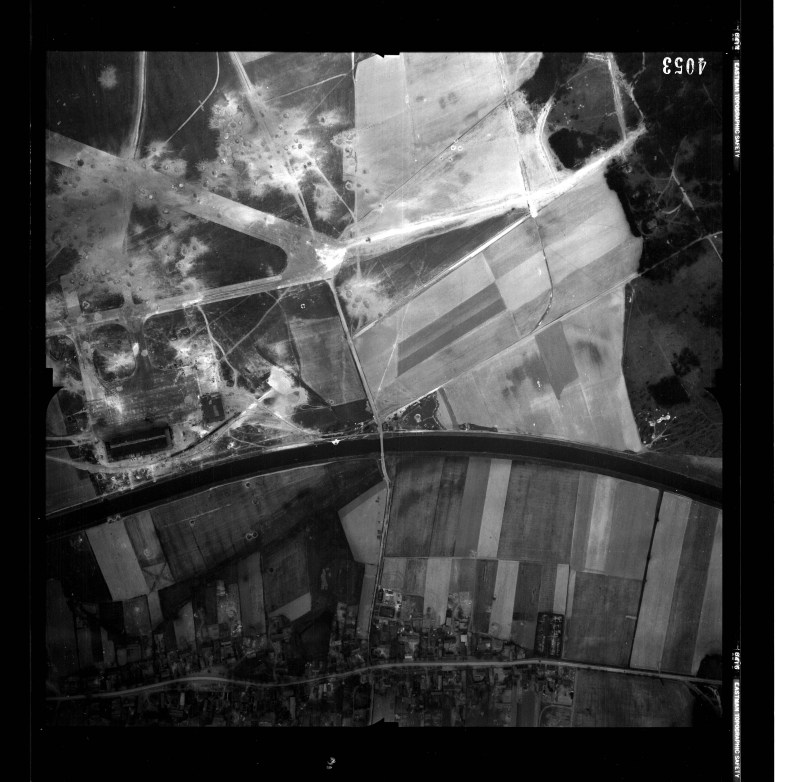
#> input picture app/f4053.jpg, 4000 x 3907 px (shown at 1/5 size)
$ python -i ref53.py   (imports and definitions only)   (older library calls are emulated)
#> lines starting #> are read from the running program, lines starting #| are printed output that depends on the picture
#> further down, picture is the input picture: shape (3907, 4000); min 0, max 255, mean 70.8
import numpy as np, cv2, json
# [1 line not run here, left out]
# [1 line that did not run here, left out]
pt=lambda Hm,P: cv2.perspectiveTransform(np.float32(P)[None],Hm)[0]
# [1 line that did not run here, left out]
# [1 line that did not run here, left out]
cl=cv2.createCLAHE(2.0,(16,16))
def prep(im):
  im=cl.apply(im); g=cv2.GaussianBlur(im,(0,0),1.5)
#> after `im = cl.apply(im)`:
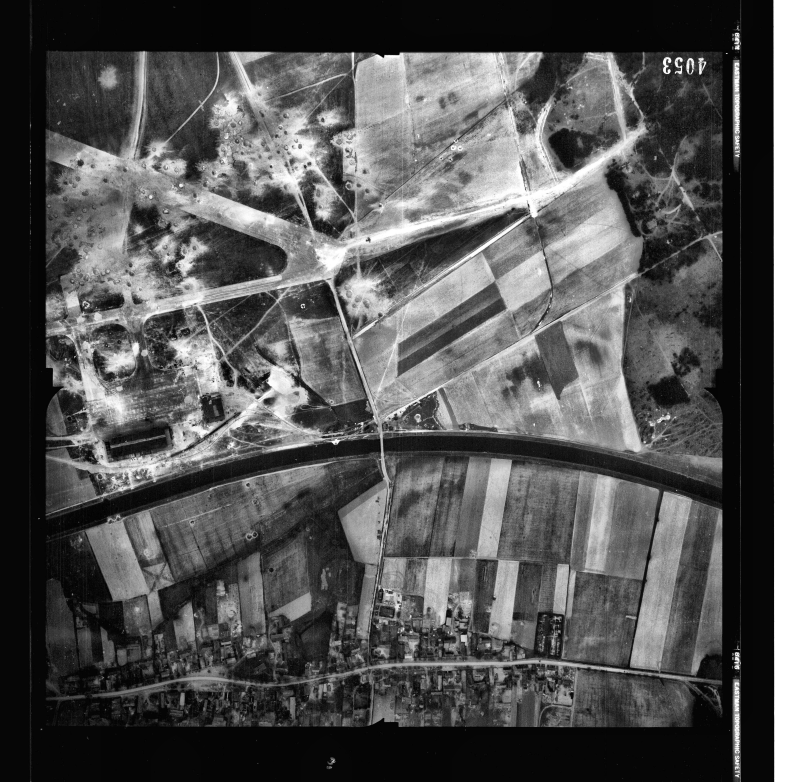
#> im: shape (3907, 4000) (shown at 1/5 size); min 0, max 255, mean 85.2
  gx=cv2.Sobel(g,cv2.CV_32F,1,0); gy=cv2.Sobel(g,cv2.CV_32F,0,1)
#> after `gx = cv2.Sobel(g, cv2.CV_32F, 1, 0)`:
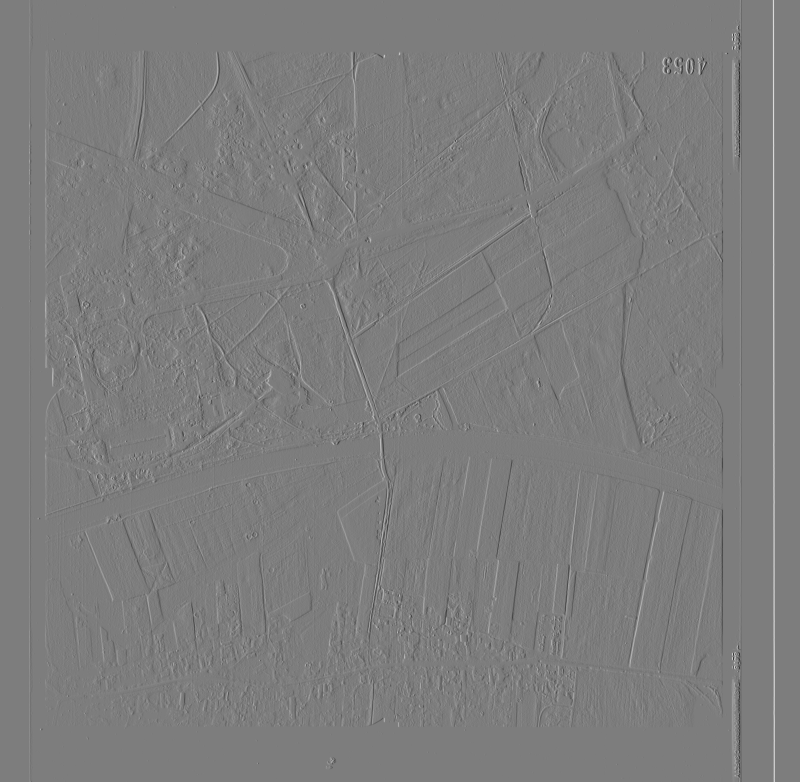
#> gx: shape (3907, 4000) float32 (shown at 1/5 size); min -466, max 482, mean 0.5; drawn with min black and max white
  return cv2.GaussianBlur(np.sqrt(gx*gx+gy*gy),(0,0),1.0)
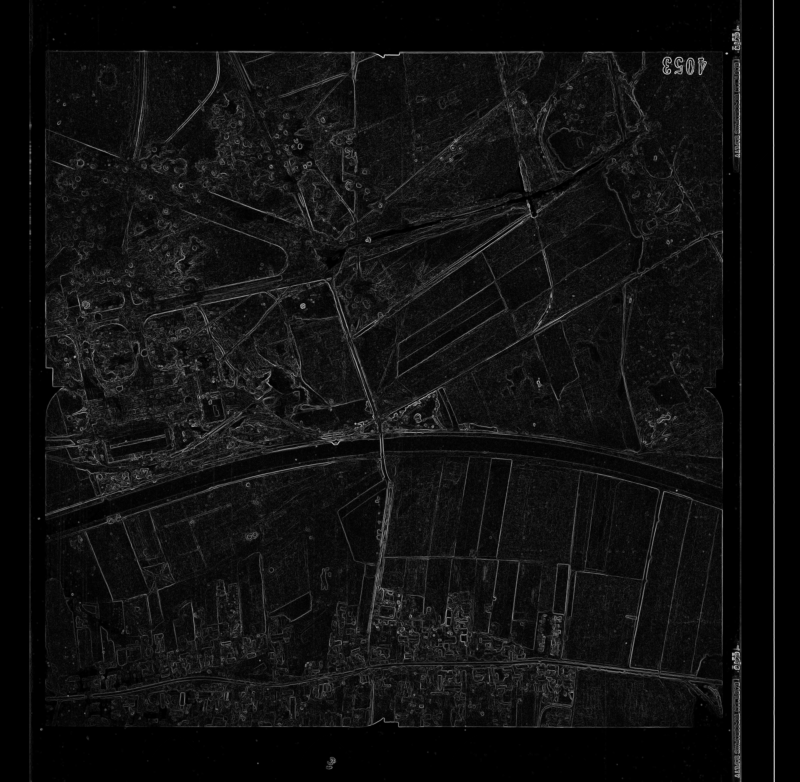
#> returned value: shape (3907, 4000) float32 (shown at 1/5 size); min 0, max 412.9, mean 26.6; drawn with min black and max white
# [1 line that did not run here, left out]
# [1 line that did not run here, left out]
rng=np.random.default_rng(0)
# [22 lines not run here, left out]

>>> import cv2
>>> picture = cv2.imread('../app/f4053.jpg', cv2.IMREAD_GRAYSCALE)
>>> result = prep(picture)

$ run again, on app/f3054.jpg
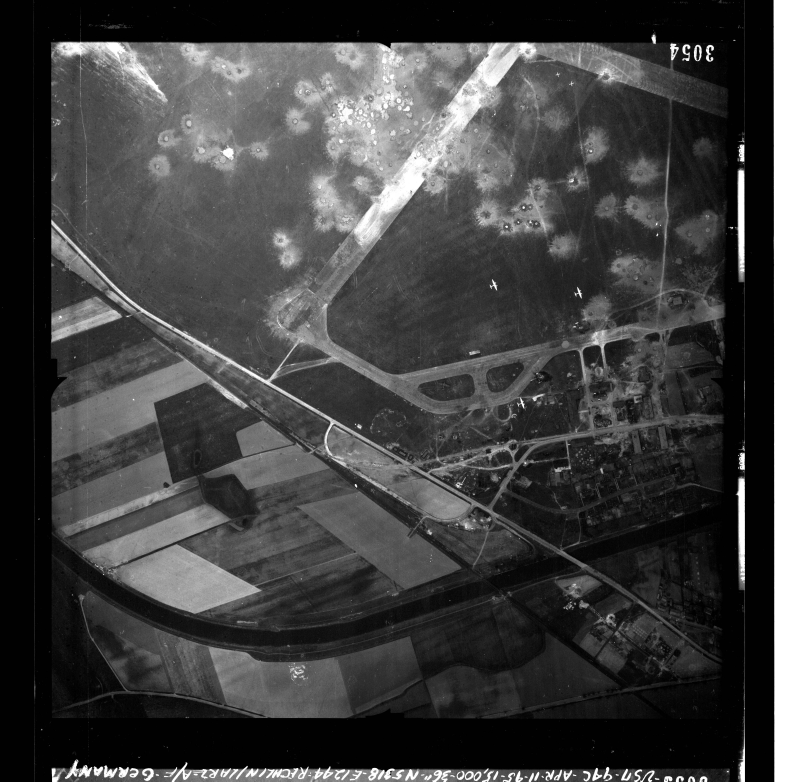
#> input picture app/f3054.jpg, 4000 x 3907 px (shown at 1/5 size)
#> picture is the input picture: shape (3907, 4000); min 0, max 255, mean 66.1
#> in prep, `gx = cv2.Sobel(g, cv2.CV_32F, 1, 0)`:
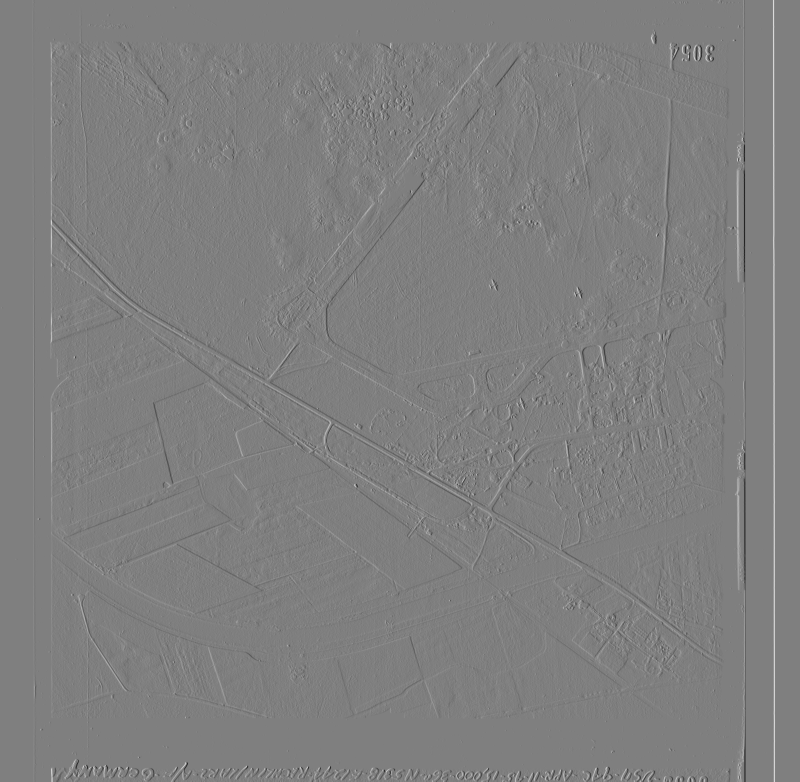
#> gx: shape (3907, 4000) float32 (shown at 1/5 size); min -484, max 484, mean 0.5; drawn with min black and max white
#> in prep, `return cv2.GaussianBlur(np.sqrt(gx*gx+gy*gy),(0,0),1.0)`:
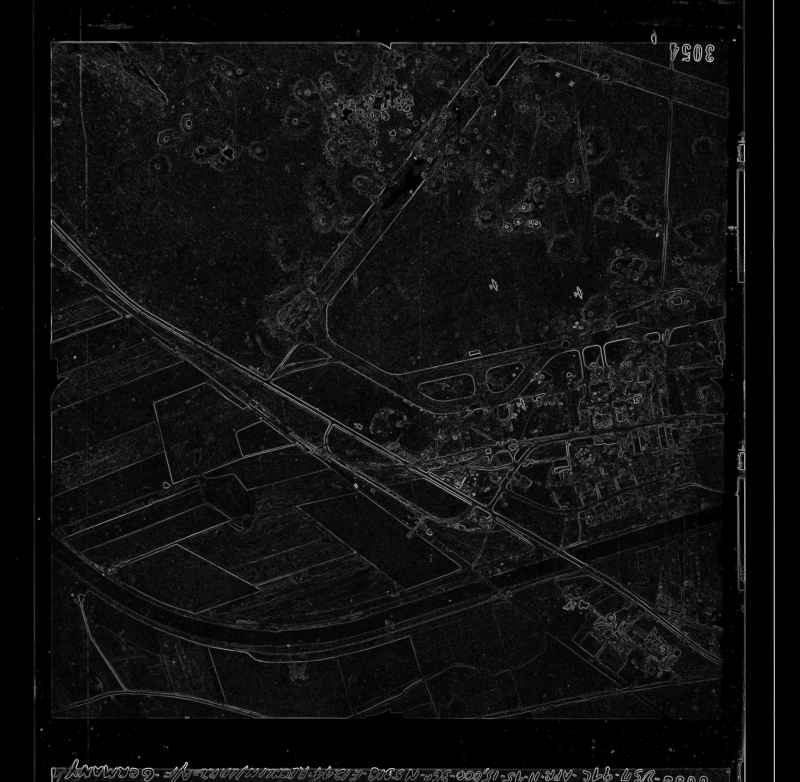
#> returned value: shape (3907, 4000) float32 (shown at 1/5 size); min 0, max 415.2, mean 28; drawn with min black and max white

$ run again, on app/f4071.jpg
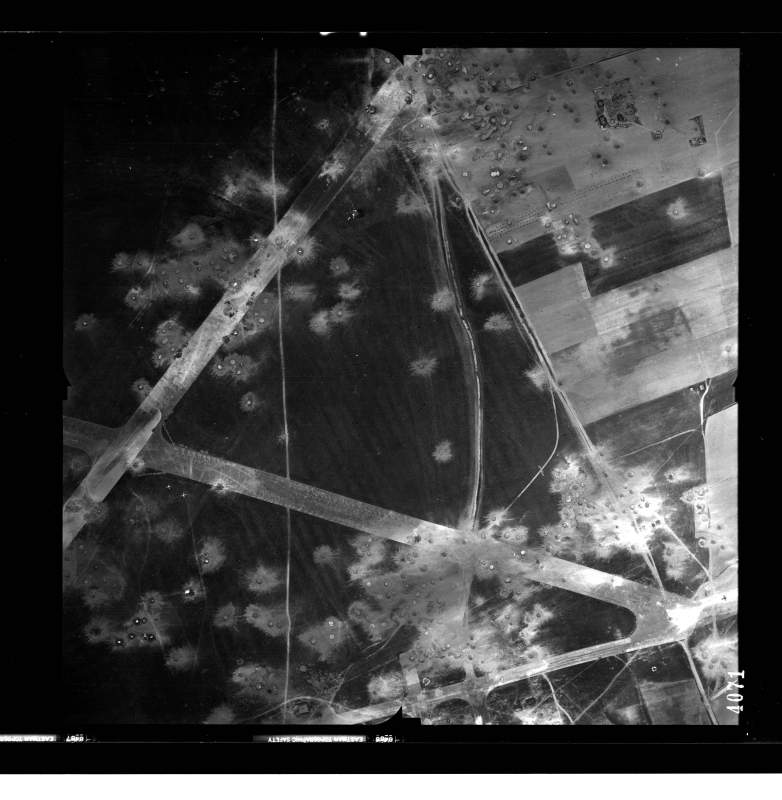
#> input picture app/f4071.jpg, 3907 x 4000 px (shown at 1/5 size)
#> picture is the input picture: shape (4000, 3907); min 0, max 255, mean 63.6
#> in prep, `gx = cv2.Sobel(g, cv2.CV_32F, 1, 0)`:
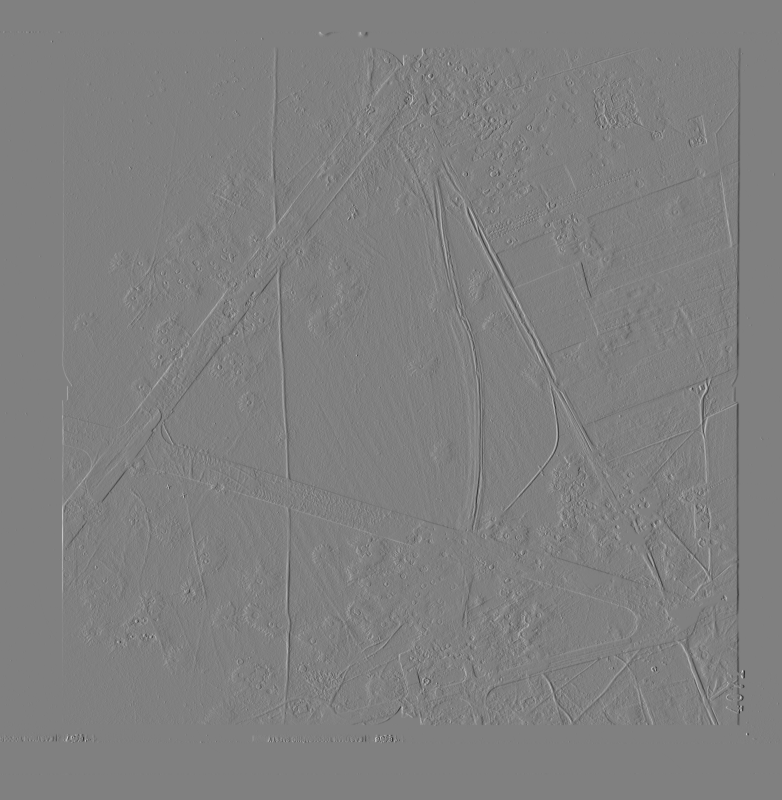
#> gx: shape (4000, 3907) float32 (shown at 1/5 size); min -475, max 470, mean 0; drawn with min black and max white
#> in prep, `return cv2.GaussianBlur(np.sqrt(gx*gx+gy*gy),(0,0),1.0)`:
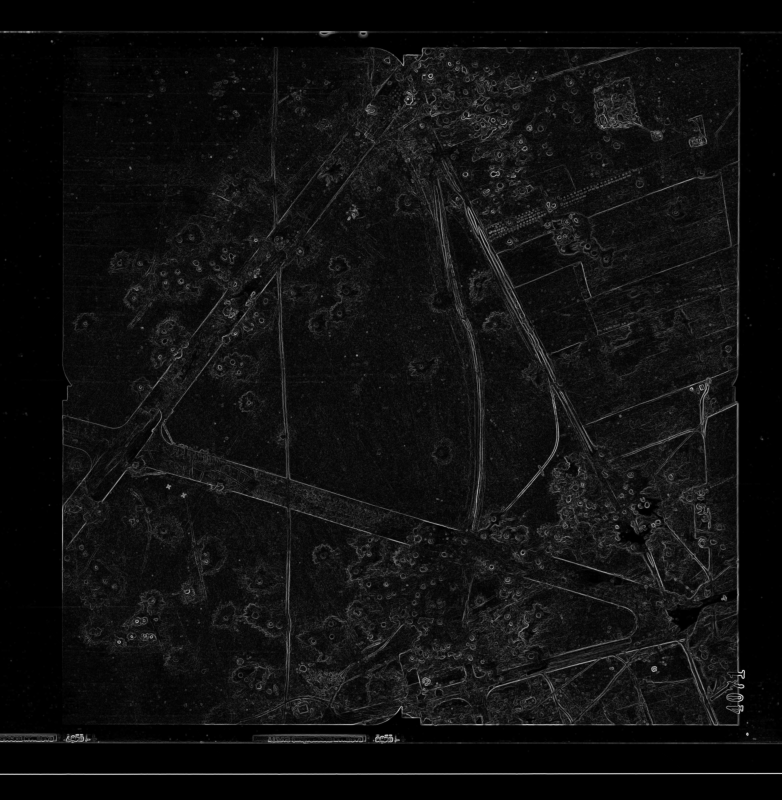
#> returned value: shape (4000, 3907) float32 (shown at 1/5 size); min 0, max 413.4, mean 26.1; drawn with min black and max white
